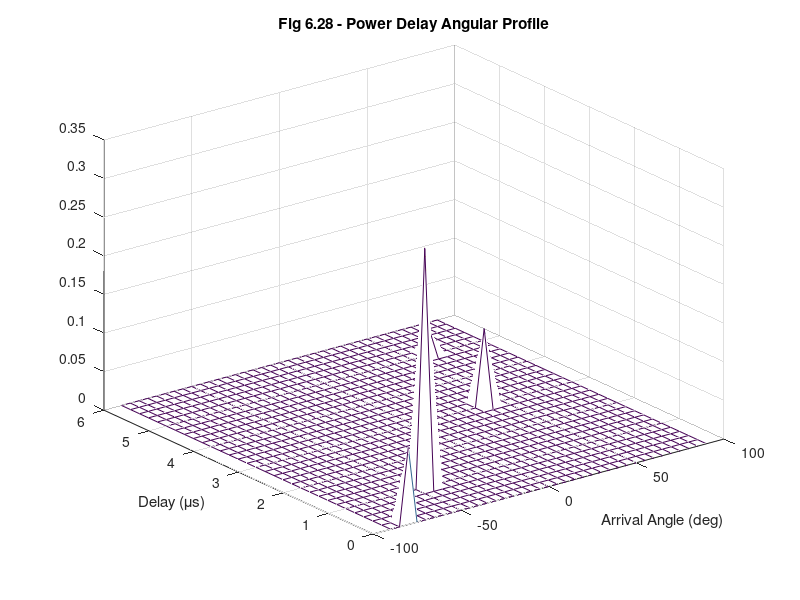

The MATLAB script that drew this image: (Note: this script raises an error after producing the figure.)
%%%%%%%%%%%%%%%%%%%%%%%%%%%%%%%%%%%%%%%%%%%%%%%%%%%%%%%%%%%%%
%%                                                         %%
%% ******************************************************  %%
%% * Smart Antennas for Wireless Applications w/ Matlab *  %%
%% ******************************************************  %%
%%                                                         %%
%% Chapter 6: Fig 6.28                                     %%
%%                                                         %%
%% Author: Frank Gross                                     %%
%% McGraw-Hill, 2005                                       %%
%% Date:  9/30/2004                                        %%
%%                                                         %%
%% This code creates Fig 6.28, a plot of the power delay   %%
%%     angular profile using values from Ex. 6.7 & 6.8.    %%
%%%%%%%%%%%%%%%%%%%%%%%%%%%%%%%%%%%%%%%%%%%%%%%%%%%%%%%%%%%%%      

%%------------------- Define Variables:--------------------%%
% P - Power angular profile for each angle of arrival       %
% d - delay (tau)                                           %
% angle - vector containing angles of arrival (theta)       %
% Z - Total power delay angular profile                     %
%%---------------------------------------------------------%%

%%------------------ Given Values ------------------%%

P = [.1 .31 .1 .032];

d = 0:.2:6;   angle = -90:5:90;

%%----- Determine Power Delay Angular Profile ------%%

[x y] = meshgrid(d,angle);

Z1 = (abs(x - 0) + abs(y - (-80))<=.01)*P(1);
Z2 = (abs(x - 1) + abs(y - (-45))<=.01)*P(2);
Z3 = (abs(x - 3) + abs(y - (40))<=.01)*P(3);
Z4 = (abs(x - 5) + abs(y - (60))<=.01)*P(4);

Z = Z1 + Z2 + Z3 + Z4;

%%------------------ Plot Results -------------------%%

mesh(y,x,Z)

title('\bfFig 6.28 - Power Delay Angular Profile','Fontweight','bold')
ylabel('Delay (\mus)')
xlabel('Arrival Angle (deg)')
Zlabel('P(\tau,\theta)')

axis([-90 90 0 6 0 .4])
colormap([0 0 0])
set(gca,'ydir','reverse')
